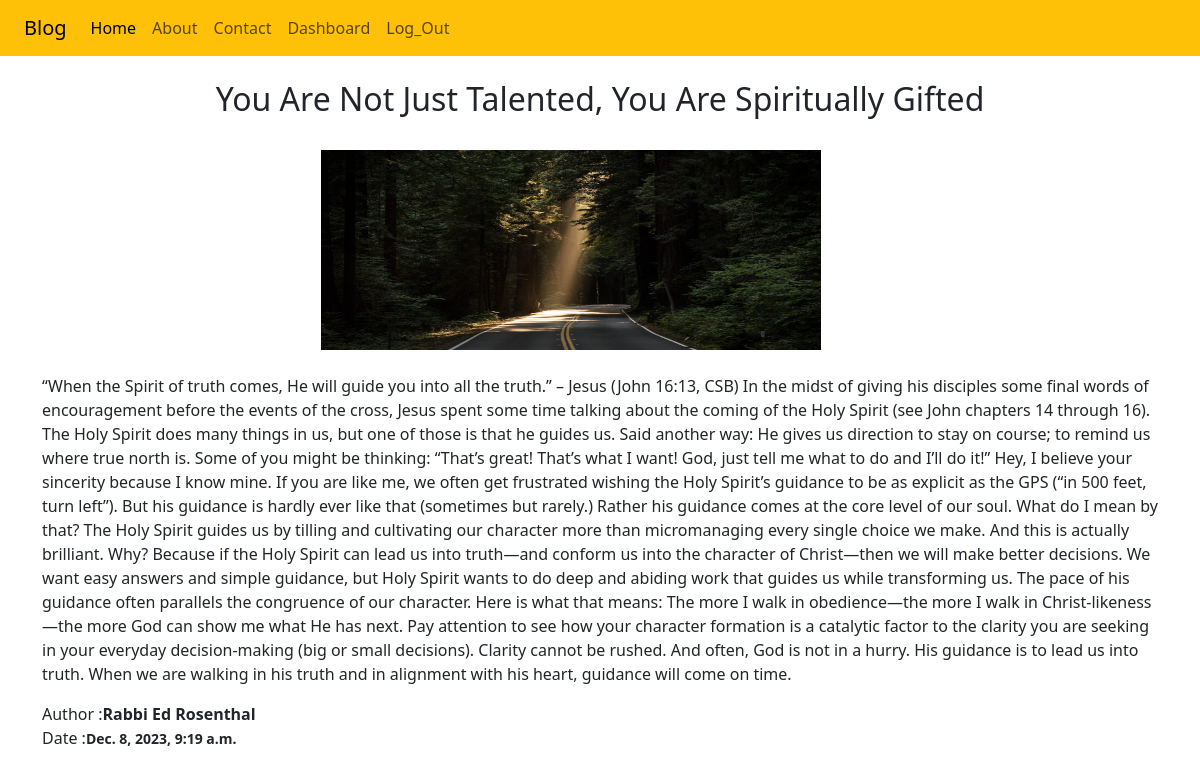
/details/1/ (signed in), run on the app's committed database.
### blog/models.py (models this page shows)
class Post(models.Model):
    title=models.CharField(max_length=100)
    content=models.CharField( max_length=100000)
    author=models.CharField(max_length=100)
    photo=models.ImageField(upload_to='myimg')
    publication_date=models.DateTimeField(auto_now_add=True)

### blog/views.py (the view)
# urls.py: path('details/<int:id>/',details,name='detail'),
def details(request,id):
    if request.user.is_authenticated:
       obj=get_object_or_404(Post,id=id)
       return render(request,'blog/detail.html',{'obj':obj})
    else:
        return HttpResponseRedirect('/login/')

### blog/templates/blog/detail.html (shortened to what this page needs)
{% extends "blog/base.html" %}
{% block content %}
<div class="mt-4">
<h2 class="text-center">{{obj.title}}</h2><br>
<div class="col-4 offset-3">
<img src="{{obj.photo.url}}" height="200px" width="500" alt="MY IMG"></img><br><br>
</div>
 <p>{{obj.content}}</p>
<div class="col">
    <span>Author :</span><strong class="fw-bold">{{obj.author}}</strong>
</div>
<div class="col">
<span>Date :</span><small class="fw-bold">{{obj.publication_date}}</small>
</div>
</div>
{% endblock content %}

### data on the page
Post: title "You Are Not Just Talented, You Are Spiritually Gifted", photo (picture), content "“When the Spirit of truth comes, He will guide you into all the truth.” – Jesus (John 16:13, CSB) In the midst of giving his disciples some final words of encouragement before the events of the cross, Jesus spent some time talking about the coming of the Holy Spirit (see John chapters 14 through 16). The Holy Spirit does many things in us, but one of those is that he guides us. Said another way: He gives us direction to stay on course; to remind us where true north is. Some of you might be thinking: “That’s great! That’s what I want! God, just tell me what to do and I’ll do it!” Hey, I believe your sincerity because I know mine. If you are like me, we often get frustrated wishing the Holy…", author "Rabbi Ed Rosenthal", publication_date "Dec. 8, 2023, 9:19 a.m."
